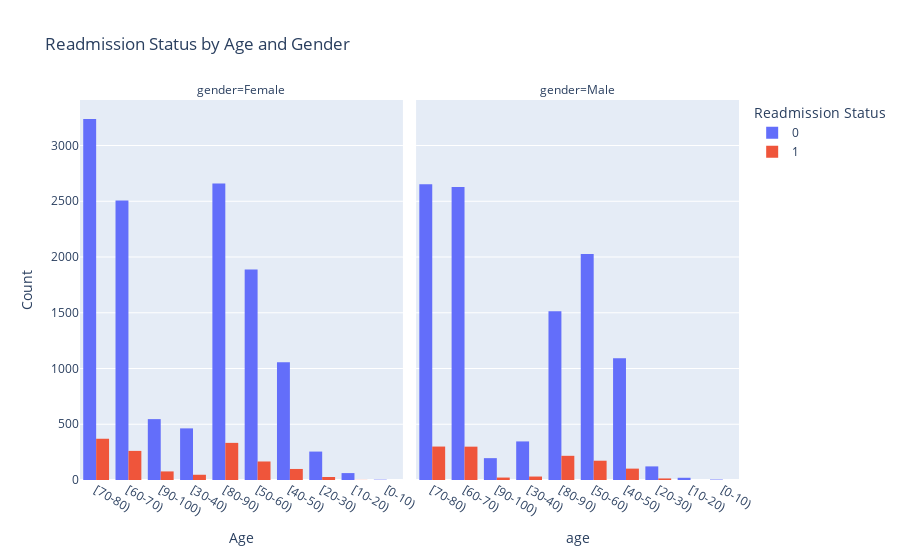

Notebook source saved alongside this figure:
### Markdown cell above
#### 3) Readmission Status by Age and Gender

### Code cell
fig = px.histogram(df, x='age', color='readmitted', facet_col='gender', barmode='group', title='Readmission Status by Age and Gender')
fig.update_layout(xaxis_title='Age', yaxis_title='Count', legend_title='Readmission Status')
fig.show()

### Figure 1 — Plotly figure (JSON) as saved in the notebook; plotly's stock layout.template omitted (floating-point values rounded to 4 significant figures; data arrays with more than 128 entries replaced by an {"elided": "..."} marker saying what was removed)
{"data": [{"alignmentgroup": "True", "bingroup": "x", "hovertemplate": "readmitted=0<br>gender=Female<br>age=%{x}<br>count=%{y}<extra></extra>", "legendgroup": "0", "marker": {"color": "#636efa", "pattern": {"shape": ""}}, "name": "0", "offsetgroup": "0", "orientation": "v", "showlegend": true, "type": "histogram", "x": {"elided": "12677 str values"}, "xaxis": "x", "yaxis": "y"}, {"alignmentgroup": "True", "bingroup": "x", "hovertemplate": "readmitted=0<br>gender=Male<br>age=%{x}<br>count=%{y}<extra></extra>", "legendgroup": "0", "marker": {"color": "#636efa", "pattern": {"shape": ""}}, "name": "0", "offsetgroup": "0", "orientation": "v", "showlegend": false, "type": "histogram", "x": {"elided": "10601 str values"}, "xaxis": "x2", "yaxis": "y2"}, {"alignmentgroup": "True", "bingroup": "x", "hovertemplate": "readmitted=1<br>gender=Female<br>age=%{x}<br>count=%{y}<extra></extra>", "legendgroup": "1", "marker": {"color": "#EF553B", "pattern": {"shape": ""}}, "name": "1", "offsetgroup": "1", "orientation": "v", "showlegend": true, "type": "histogram", "x": {"elided": "1381 str values"}, "xaxis": "x", "yaxis": "y"}, {"alignmentgroup": "True", "bingroup": "x", "hovertemplate": "readmitted=1<br>gender=Male<br>age=%{x}<br>count=%{y}<extra></extra>", "legendgroup": "1", "marker": {"color": "#EF553B", "pattern": {"shape": ""}}, "name": "1", "offsetgroup": "1", "orientation": "v", "showlegend": false, "type": "histogram", "x": {"elided": "1158 str values"}, "xaxis": "x2", "yaxis": "y2"}], "layout": {"annotations": [{"font": {}, "showarrow": false, "text": "gender=Female", "x": 0.245, "xanchor": "center", "xref": "paper", "y": 1, "yanchor": "bottom", "yref": "paper"}, {"font": {}, "showarrow": false, "text": "gender=Male", "x": 0.755, "xanchor": "center", "xref": "paper", "y": 1, "yanchor": "bottom", "yref": "paper"}], "barmode": "group", "legend": {"title": {"text": "Readmission Status"}, "tracegroupgap": 0}, "title": {"text": "Readmission Status by Age and Gender"}, "xaxis": {"anchor": "y", "domain": [0, 0.49], "title": {"text": "Age"}}, "xaxis2": {"anchor": "y2", "domain": [0.51, 1], "matches": "x", "title": {"text": "age"}}, "yaxis": {"anchor": "x", "domain": [0, 1], "title": {"text": "Count"}}, "yaxis2": {"anchor": "x2", "domain": [0, 1], "matches": "y", "showticklabels": false}}}
